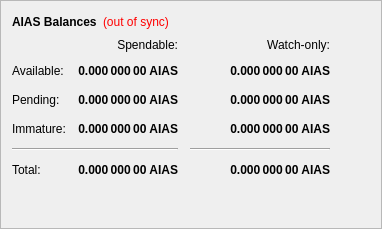
        <widget class="QFrame" name="frame">
         <property name="frameShape">
          <enum>QFrame::StyledPanel</enum>
         </property>
         <property name="frameShadow">
          <enum>QFrame::Raised</enum>
         </property>
         <layout class="QVBoxLayout" name="verticalLayout_4">
          <item>
           <layout class="QHBoxLayout" name="horizontalLayout_4">
            <item>
             <widget class="QLabel" name="label_5">
              <property name="font">
               <font>
                <weight>75</weight>
                <bold>true</bold>
               </font>
              </property>
              <property name="text">
               <string>AIAS Balances</string>
              </property>
             </widget>
            </item>
            <item>
             <widget class="QLabel" name="labelWalletStatus">
              <property name="cursor">
               <cursorShape>WhatsThisCursor</cursorShape>
              </property>
              <property name="toolTip">
               <string>The displayed information may be out of date. Your wallet automatically synchronizes with the Aias network after a connection is established, but this process has not completed yet.</string>
              </property>
              <property name="styleSheet">
               <string notr="true">QLabel { color: red; }</string>
              </property>
              <property name="text">
               <string notr="true">(out of sync)</string>
              </property>
              <property name="alignment">
               <set>Qt::AlignLeading|Qt::AlignLeft|Qt::AlignVCenter</set>
              </property>
             </widget>
            </item>
            <item>
             <spacer name="horizontalSpacer_3">
              <property name="orientation">
               <enum>Qt::Horizontal</enum>
              </property>
              <property name="sizeHint" stdset="0">
               <size>
                <width>40</width>
                <height>20</height>
               </size>
              </property>
             </spacer>
            </item>
           </layout>
          </item>
          <item>
           <layout class="QGridLayout" name="gridLayout">
            <property name="spacing">
             <number>12</number>
            </property>
            <item row="2" column="2">
             <widget class="QLabel" name="labelWatchPending">
              <property name="font">
               <font>
                <weight>75</weight>
                <bold>true</bold>
               </font>
              </property>
              <property name="cursor">
               <cursorShape>IBeamCursor</cursorShape>
              </property>
              <property name="toolTip">
               <string>Unconfirmed transactions to watch-only addresses</string>
              </property>
              <property name="text">
               <string notr="true">0.000 000 00 AIAS</string>
              </property>
              <property name="alignment">
               <set>Qt::AlignRight|Qt::AlignTrailing|Qt::AlignVCenter</set>
              </property>
              <property name="textInteractionFlags">
               <set>Qt::LinksAccessibleByMouse|Qt::TextSelectableByKeyboard|Qt::TextSelectableByMouse</set>
              </property>
             </widget>
            </item>
            <item row="2" column="1">
             <widget class="QLabel" name="labelUnconfirmed">
              <property name="font">
               <font>
                <weight>75</weight>
                <bold>true</bold>
               </font>
              </property>
              <property name="cursor">
               <cursorShape>IBeamCursor</cursorShape>
              </property>
              <property name="toolTip">
               <string>Total of transactions that have yet to be confirmed, and do not yet count toward the spendable balance</string>
              </property>
              <property name="text">
               <string notr="true">0.000 000 00 AIAS</string>
              </property>
              <property name="alignment">
               <set>Qt::AlignRight|Qt::AlignTrailing|Qt::AlignVCenter</set>
              </property>
              <property name="textInteractionFlags">
               <set>Qt::LinksAccessibleByMouse|Qt::TextSelectableByKeyboard|Qt::TextSelectableByMouse</set>
              </property>
             </widget>
            </item>
            <item row="3" column="2">
             <widget class="QLabel" name="labelWatchImmature">
              <property name="font">
               <font>
                <weight>75</weight>
                <bold>true</bold>
               </font>
              </property>
              <property name="cursor">
               <cursorShape>IBeamCursor</cursorShape>
              </property>
              <property name="toolTip">
               <string>Staked or masternode rewards in watch-only addresses that has not yet matured</string>
              </property>
              <property name="text">
               <string notr="true">0.000 000 00 AIAS</string>
              </property>
              <property name="alignment">
               <set>Qt::AlignRight|Qt::AlignTrailing|Qt::AlignVCenter</set>
              </property>
              <property name="textInteractionFlags">
               <set>Qt::LinksAccessibleByMouse|Qt::TextSelectableByKeyboard|Qt::TextSelectableByMouse</set>
              </property>
             </widget>
            </item>
            <item row="4" column="0" colspan="2">
             <widget class="Line" name="lineSpendableBalance">
              <property name="orientation">
               <enum>Qt::Horizontal</enum>
              </property>
             </widget>
            </item>
            <item row="4" column="2">
             <widget class="Line" name="lineWatchBalance">
              <property name="sizePolicy">
               <sizepolicy hsizetype="Preferred" vsizetype="Fixed">
                <horstretch>0</horstretch>
                <verstretch>0</verstretch>
               </sizepolicy>
              </property>
              <property name="minimumSize">
               <size>
                <width>140</width>
                <height>0</height>
               </size>
              </property>
              <property name="orientation">
               <enum>Qt::Horizontal</enum>
              </property>
             </widget>
            </item>
            <item row="5" column="0">
             <widget class="QLabel" name="labelTotalText">
              <property name="text">
               <string>Total:</string>
              </property>
             </widget>
            </item>
            <item row="3" column="1">
             <widget class="QLabel" name="labelImmature">
              <property name="font">
               <font>
                <weight>75</weight>
                <bold>true</bold>
               </font>
              </property>
              <property name="cursor">
               <cursorShape>IBeamCursor</cursorShape>
              </property>
              <property name="toolTip">
               <string>Staked or masternode rewards that has not yet matured</string>
              </property>
              <property name="text">
               <string notr="true">0.000 000 00 AIAS</string>
              </property>
              <property name="alignment">
               <set>Qt::AlignRight|Qt::AlignTrailing|Qt::AlignVCenter</set>
              </property>
              <property name="textInteractionFlags">
               <set>Qt::LinksAccessibleByMouse|Qt::TextSelectableByKeyboard|Qt::TextSelectableByMouse</set>
              </property>
             </widget>
            </item>
            <item row="2" column="3">
             <spacer name="horizontalSpacer_2">
              <property name="orientation">
               <enum>Qt::Horizontal</enum>
              </property>
              <property name="sizeHint" stdset="0">
               <size>
                <width>40</width>
                <height>20</height>
               </size>
              </property>
             </spacer>
            </item>
            <item row="3" column="0">
             <widget class="QLabel" name="labelImmatureText">
              <property name="text">
               <string>Immature:</string>
              </property>
             </widget>
            </item>
            <item row="5" column="1">
             <widget class="QLabel" name="labelTotal">
              <property name="font">
               <font>
                <weight>75</weight>
                <bold>true</bold>
               </font>
              </property>
              <property name="cursor">
               <cursorShape>IBeamCursor</cursorShape>
              </property>
              <property name="toolTip">
               <string>Your current total balance</string>
              </property>
              <property name="text">
               <string notr="true">0.000 000 00 AIAS</string>
              </property>
              <property name="alignment">
               <set>Qt::AlignRight|Qt::AlignTrailing|Qt::AlignVCenter</set>
              </property>
              <property name="textInteractionFlags">
               <set>Qt::LinksAccessibleByMouse|Qt::TextSelectableByKeyboard|Qt::TextSelectableByMouse</set>
              </property>
             </widget>
            </item>
            <item row="5" column="2">
             <widget class="QLabel" name="labelWatchTotal">
              <property name="font">
               <font>
                <weight>75</weight>
                <bold>true</bold>
               </font>
              </property>
              <property name="cursor">
               <cursorShape>IBeamCursor</cursorShape>
              </property>
              <property name="toolTip">
               <string>Current total balance in watch-only addresses</string>
              </property>
              <property name="text">
               <string notr="true">0.000 000 00 AIAS</string>
              </property>
              <property name="alignment">
               <set>Qt::AlignRight|Qt::AlignTrailing|Qt::AlignVCenter</set>
              </property>
              <property name="textInteractionFlags">
               <set>Qt::LinksAccessibleByMouse|Qt::TextSelectableByKeyboard|Qt::TextSelectableByMouse</set>
              </property>
             </widget>
            </item>
            <item row="0" column="2">
             <widget class="QLabel" name="labelWatchonly">
              <property name="text">
               <string>Watch-only:</string>
              </property>
              <property name="alignment">
               <set>Qt::AlignRight|Qt::AlignTrailing|Qt::AlignVCenter</set>
              </property>
             </widget>
            </item>
            <item row="1" column="0">
             <widget class="QLabel" name="labelBalanceText">
              <property name="text">
               <string>Available:</string>
              </property>
             </widget>
            </item>
            <item row="1" column="1">
             <widget class="QLabel" name="labelBalance">
              <property name="font">
               <font>
                <weight>75</weight>
                <bold>true</bold>
               </font>
              </property>
              <property name="cursor">
               <cursorShape>IBeamCursor</cursorShape>
              </property>
              <property name="toolTip">
               <string>Your current spendable balance</string>
              </property>
              <property name="text">
               <string notr="true">0.000 000 00 AIAS</string>
              </property>
              <property name="alignment">
               <set>Qt::AlignRight|Qt::AlignTrailing|Qt::AlignVCenter</set>
              </property>
              <property name="textInteractionFlags">
               <set>Qt::LinksAccessibleByMouse|Qt::TextSelectableByKeyboard|Qt::TextSelectableByMouse</set>
              </property>
             </widget>
            </item>
            <item row="1" column="2">
             <widget class="QLabel" name="labelWatchAvailable">
              <property name="font">
               <font>
                <weight>75</weight>
                <bold>true</bold>
               </font>
              </property>
              <property name="cursor">
               <cursorShape>IBeamCursor</cursorShape>
              </property>
              <property name="toolTip">
               <string>Your current balance in watch-only addresses</string>
              </property>
              <property name="text">
               <string notr="true">0.000 000 00 AIAS</string>
              </property>
              <property name="alignment">
               <set>Qt::AlignRight|Qt::AlignTrailing|Qt::AlignVCenter</set>
              </property>
              <property name="textInteractionFlags">
               <set>Qt::LinksAccessibleByMouse|Qt::TextSelectableByKeyboard|Qt::TextSelectableByMouse</set>
              </property>
             </widget>
            </item>
            <item row="2" column="0">
             <widget class="QLabel" name="labelPendingText">
              <property name="text">
               <string>Pending:</string>
              </property>
             </widget>
            </item>
            <item row="0" column="1">
             <widget class="QLabel" name="labelSpendable">
              <property name="text">
               <string>Spendable:</string>
              </property>
              <property name="alignment">
               <set>Qt::AlignRight|Qt::AlignTrailing|Qt::AlignVCenter</set>
              </property>
             </widget>
            </item>
           </layout>
          </item>
          <item>
           <spacer name="verticalSpacer_4">
            <property name="orientation">
             <enum>Qt::Vertical</enum>
            </property>
            <property name="sizeHint" stdset="0">
             <size>
              <width>20</width>
              <height>40</height>
             </size>
            </property>
           </spacer>
          </item>
         </layout>
        </widget>
